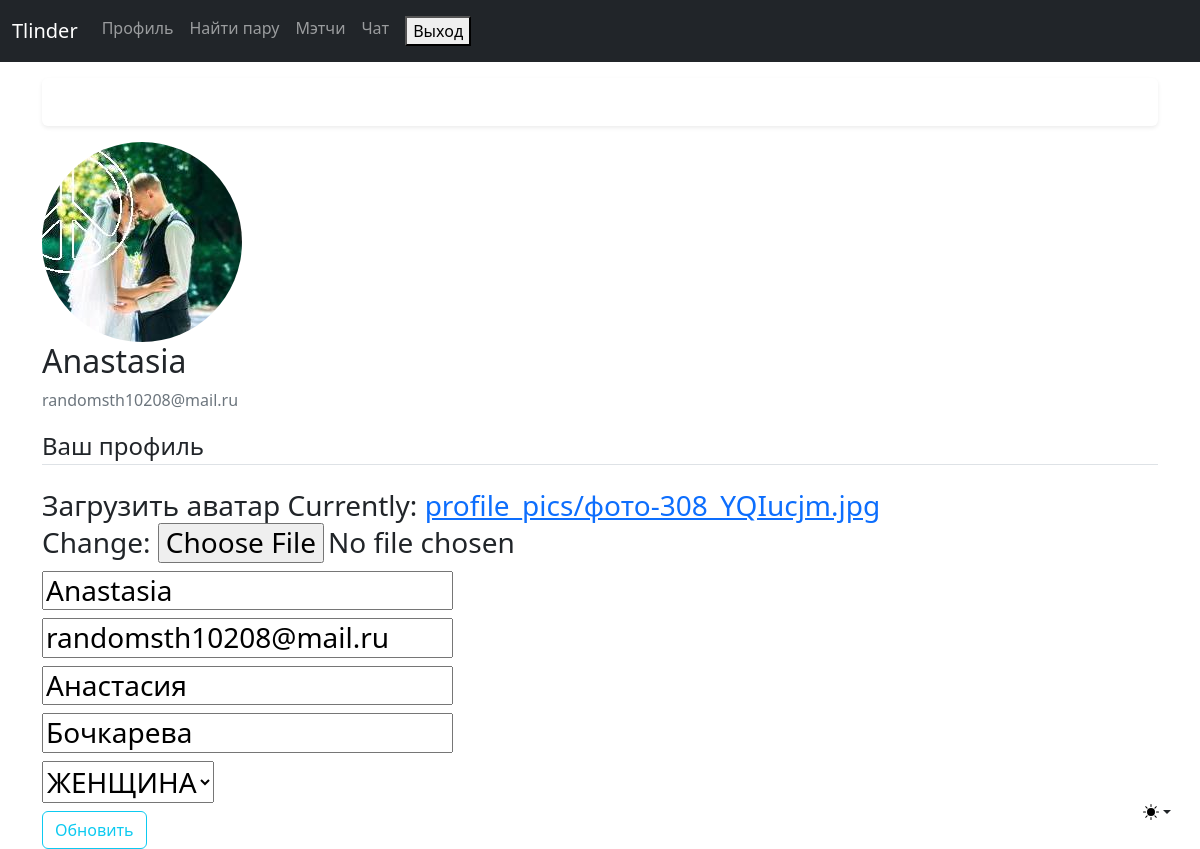
Screenshot of /users/profile_update/ (signed in) with the database file from the repository.
### users/models.py (models this page shows, shortened)
class Profile(models.Model):
    user = models.OneToOneField(User, on_delete=models.CASCADE)
    firstname = models.CharField(max_length=200, db_index=True,)
    lastname = models.CharField(max_length=200)
    gender = models.CharField(max_length=200, choices=GENDER_CHOICES, default='Мужчина')
    image = models.ImageField(default='default.jpg', upload_to='profile_pics')
    image2 = models.ImageField(default='default2.jpg')

### users/views.py (the view)
# urls.py: path('profile_update/', user_views.profile_update, name='profile-update'),
@login_required
def profile_update(request):
    if request.method == 'POST':
        u_form = UserUpdateForm(request.POST, instance=request.user)
        p_form = ProfileUpdateForm(request.POST,
                                   request.FILES,
                                   instance=request.user.profile)
        if u_form.is_valid() and p_form.is_valid():
            u_form.save()
            p_form.save()
            messages.success(request, f'Ваш профиль успешно обновлен.')
            return redirect('profile')
    else:
        u_form = UserUpdateForm(instance=request.user)
        p_form = ProfileUpdateForm(instance=request.user.profile)
    context = {
        'u_form': u_form,
        'p_form': p_form,
    }
    return render(request, 'users/profile_update.html', context)

### users/forms.py
class UserUpdateForm(forms.ModelForm):
    email = forms.EmailField()
    class Meta:
        model = User
        fields = ['username', 'email']

class ProfileUpdateForm(forms.ModelForm):
    class Meta:
        model = Profile
        fields = ['image', 'gender', 'firstname', 'lastname']

### users/templates/users/profile_update.html (shortened to what this page needs)
{% extends "users/base.html" %}
{% block content %}
	<div class="content-section">
		<div class="media">
			<img class="rounded-circle account-img" src="{{ user.profile.image.url }}">
			<div class="media-body">
			<h2 class="account-heading">{{ user.username }}</h2>
			<p class="text-secondary">{{ user.email }}</p>
			</div>
		</div>
		<form method="POST" enctype="multipart/form-data">
			  <fieldset class="form-group">
				  <legend class="border-bottom mb-4">Ваш профиль</legend>
				  <div class="content-section">
					  <h3>Загрузить аватар {{ p_form.image }}</h3>
					  <h3>{{ u_form.username }}</h3>
					  <h3>{{ u_form.email }}</h3>
					  <h3>{{ p_form.firstname }}</h3>
					  <h3>{{ p_form.lastname }}</h3>
					  <h3>{{ p_form.gender }}</h3>
				  </div>
			  </fieldset>
			  <div class="form-group">
				  <button class="btn btn-outline-info" type="submit">Обновить</button>
			  </div>
		</form>
	</div>
{% endblock content %}

### rows the page displays
Profile: firstname "Анастасия", lastname "Бочкарева", gender "ЖЕНЩИНА"

### other values shown
{{ user.username }} "Anastasia"
{{ user.email }} "randomsth10208@mail.ru"
